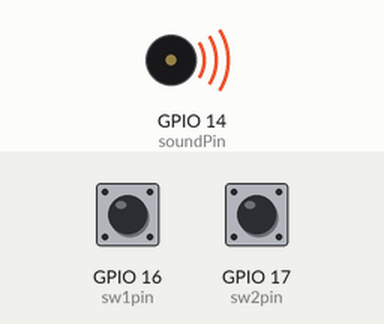
Simulated run of this program. Board: ESP32. On the bench: buzzer (waves = sounding). The test bench sets the inputs (shaded band); at power-on: GPIO 16 (sw1pin) HIGH, GPIO 17 (sw2pin) LOW.

Above: at 0.1 s.
Timing chart, 0 to 1.6 s (numbered marks = the images above):
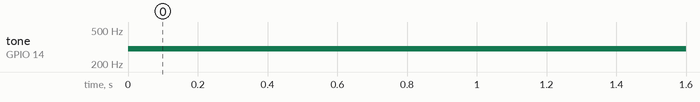

Measured:
- by itself, tone on GPIO 14 (soundPin): silent → 300 Hz at 0.00 s

The program:

main.cpp
```cpp
#include <Arduino.h>

const int buzzerChannel = 0;
const int resolution = 8;

const int sw1pin = 16;
const int sw2pin = 17;
const int soundPin = 14;

const int freq = 2000;

void setup() {
  pinMode(sw1pin, INPUT);
  pinMode(sw2pin, INPUT);
  // BUZZER PWM init
  ledcSetup(buzzerChannel, freq, resolution);
  // BUZZER pin init
  ledcAttachPin(soundPin, buzzerChannel);
}

void loop() {
  if (!digitalRead(sw1pin)) {
    ledcWrite(buzzerChannel, 125);
    ledcWriteTone(buzzerChannel, 220);
  }
  else if (!digitalRead(sw2pin)) {
   ledcWrite(buzzerChannel, 125);
   ledcWriteTone(buzzerChannel, 300);
  }
}
```
